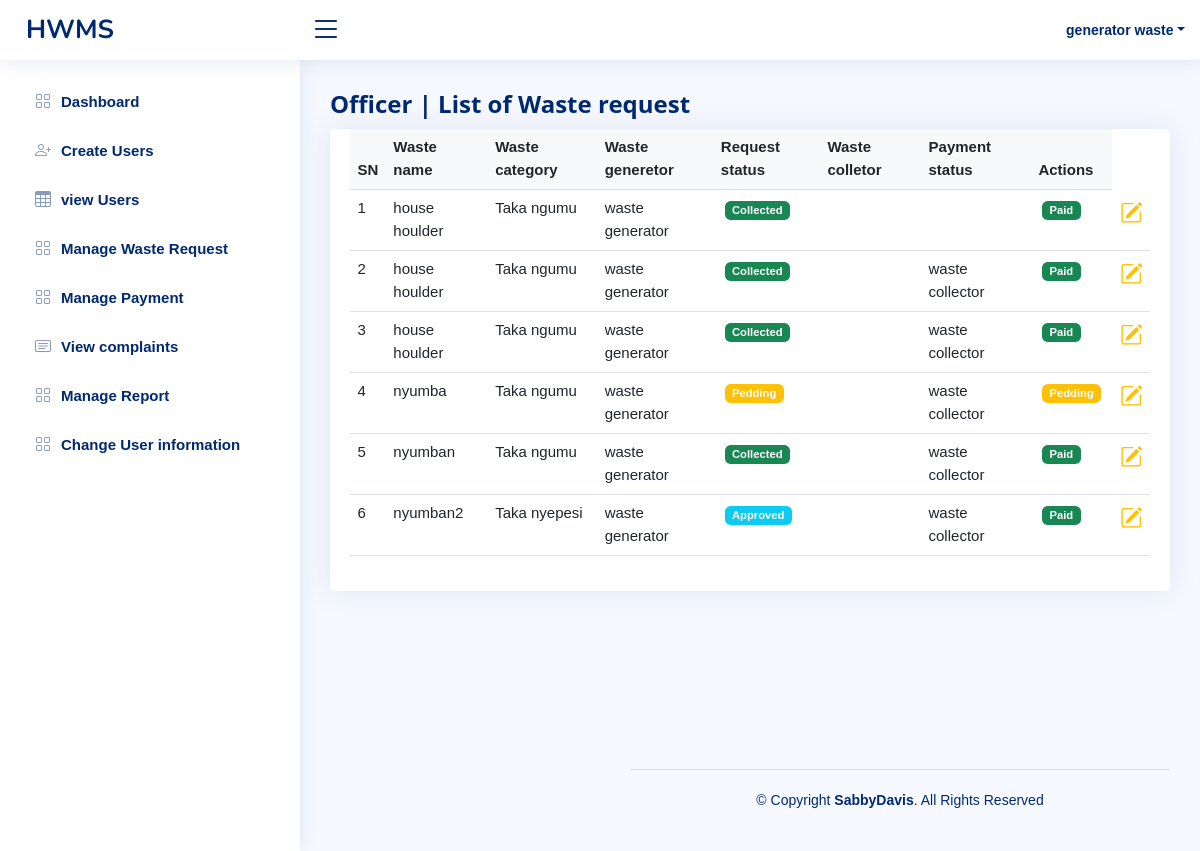
/admin/waste_request.php (signed in), run on the app's committed database.
### tables this page shows
CREATE TABLE IF NOT EXISTS `users` (
  `user_id` int NOT NULL AUTO_INCREMENT,
  `fname` varchar(100) NOT NULL,
  `lname` varchar(100) NOT NULL,
  `email` varchar(100) NOT NULL,
  `password` varchar(255) NOT NULL DEFAULT '$2y$10$9nynCknZcZ/IgqjGDsIog.LIux8bWUsGW6ZMW5t.SkREPcNv5zlXi',
  `address_id` int NOT NULL,
  `contact` varchar(50) NOT NULL,
  `status` int NOT NULL DEFAULT '4',
  `role_id` int NOT NULL DEFAULT '1',
  PRIMARY KEY (`user_id`),
  KEY `role_id` (`role_id`),
  KEY `address_id` (`address_id`),
  KEY `status` (`status`)
);

CREATE TABLE IF NOT EXISTS `waste_request` (
  `id` int NOT NULL AUTO_INCREMENT,
  `waste_name` varchar(100) NOT NULL,
  `waste_category_id` int NOT NULL,
  `waste_generetor_id` int NOT NULL,
  `request_status_id` int NOT NULL DEFAULT '1',
  `payment_status_id` int NOT NULL DEFAULT '1',
  `waste_colletor_id` int DEFAULT '0',
  PRIMARY KEY (`id`),
  KEY `waste_category_id` (`waste_category_id`),
  KEY `waste_generetor_id` (`waste_generetor_id`),
  KEY `payment_status_id` (`payment_status_id`),
  KEY `request_status_id` (`request_status_id`),
  KEY `waste_colletor_id` (`waste_colletor_id`)
);

CREATE TABLE IF NOT EXISTS `waste_category` (
  `id` int NOT NULL AUTO_INCREMENT,
  `name` varchar(100) NOT NULL,
  PRIMARY KEY (`id`)
);

### admin/waste_request.php (the view, shortened to what this page needs)
<?php
require_once('../app/connection.php');
$user_id = $_SESSION['id'];
if (empty($user_id)) {
	header('location:../index.php');
} else {
	$query = "select * from users where user_id =$user_id ";
	$send = mysqli_query($con, $query);
	$rows = mysqli_fetch_assoc($send);
}
?>
<!DOCTYPE html>
<html lang="en">
<head>
	<link href="../assets/vendor/bootstrap/css/bootstrap.min.css" rel="stylesheet">
	<link href="../assets/vendor/bootstrap-icons/bootstrap-icons.css" rel="stylesheet">
	<link href="../assets/vendor/boxicons/css/boxicons.min.css" rel="stylesheet">
	<link href="../assets/vendor/quill/quill.snow.css" rel="stylesheet">
	<link href="../assets/vendor/quill/quill.bubble.css" rel="stylesheet">
	<link href="../assets/vendor/remixicon/remixicon.css" rel="stylesheet">
	<link href="../assets/vendor/simple-datatables/style.css" rel="stylesheet">
	<link href="../assets/css/style.css" rel="stylesheet">
	<link rel="stylesheet" href="../assets/css/w3.css">
</head>
<body>
	<header id="header" class="header fixed-top d-flex align-items-center">
		<div class="d-flex align-items-center justify-content-between">
			<a href="index.html" class="logo d-flex align-items-center">
				<span class="d-none d-lg-block">HWMS</span>
			</a>
			<i class="bi bi-list toggle-sidebar-btn"></i>
		</div>
			<nav class="header-nav ms-auto">
				<ul class="d-flex align-items-center">
					<li class="nav-item dropdown pe-3">
						<a class="nav-link nav-profile d-flex align-items-center pe-0" href="#" data-bs-toggle="dropdown">
							<span class="d-none d-md-block dropdown-toggle ps-2"> <?php echo $rows['lname'] . " " . $rows['fname']; ?></span>
						</a>
					</li>
				</ul>
			</nav>
	</header>
	<aside id="sidebar" class="sidebar">
	<ul class="sidebar-nav" id="sidebar-nav">
<li class="nav-item">
  <a class="nav-link collapsed" href="adminDashboard.php">
	<i class="bi bi-grid"></i>
	<span>Dashboard</span>
  </a>
</li>
<li class="nav-item">
  <a class="nav-link collapsed" href="add_user.php">
	<i class="bi bi-person-plus"></i>
	<span>Create Users</span>
  </a>
</li>
<li class="nav-item">
  <a class="nav-link collapsed" href="users.php">
	<i class="bi bi-table"></i>
	<span>view Users</span>
  </a>
</li>
<li class="nav-item">
  <a class="nav-link collapsed" href="waste_request.php">
	<i class="bi bi-grid"></i>
	<span>Manage Waste Request</span>
  </a>
</li>
<li class="nav-item">
  <a class="nav-link collapsed" href="waste_request.php">
	<i class="bi bi-grid"></i>
	<span>Manage Payment</span>
  </a>
</li>
<li class="nav-item">
  <a class="nav-link collapsed" href="complaints.php">
	<i class="bi bi-card-text"></i>
	<span>View complaints</span>
  </a>
</li>
<li class="nav-item">
  <a class="nav-link collapsed" href="status.php">
	<i class="bi bi-grid"></i>
	<span>Manage Report</span>
  </a>
</li>
<li class="nav-item">
  <a class="nav-link collapsed" href="status_change.php">
	<i class="bi bi-grid"></i>
	<span>Change User information</span>
  </a>
</li>
</ul>
	</aside>
	<main id="main" class="main">
		<div class="pagetitle">
			<h1>Officer | List of Waste request </h1>
		</div>
		<section class="section" style="height:80vh;">
			<div class="col-md-12">
				<div class="panel panel-primary filterable ">
					<section class="section">
						<div class="row">
							<div class="col-lg-12">
								<div class="card">
									<div class="card-body">
										<table class="table datatable table-responsive">
											<?php
											$select = "SELECT * FROM waste_request ";
											$result = mysqli_query($con, $select);
											if (mysqli_num_rows($result) > 0) {
											?>
												<thead>
													<tr class="bg-light text-dark">
														<th class="">SN</th>
														<th class=" col" colspan="">Waste name</th>
														<th class="col">Waste category</th>
														<th class="col">Waste generetor</th>
														<th class="col">Request status</th>
														<th class="col"> Waste colletor</th>
														<th class="col"> Payment status</th>
														<th class="col" colspan="2"> Actions </th>
													</tr>
												</thead>
												<tbody>
													<?php
													$sn = 1;
													while ($waste = mysqli_fetch_assoc($result)) {
														$waste_name = $waste['waste_name'];
														$waste_category_id = $waste['waste_category_id'];
														$waste_generetor_id = $waste['waste_generetor_id'];
														$request_status_id = $waste['request_status_id'];
														$waste_colletor_id = $waste['waste_colletor_id'];
														$select_category = "select * from waste_category where id = $waste_category_id";
														$result_waste_category_id = mysqli_query($con, $select_category);
														$waste_category_names = mysqli_fetch_assoc($result_waste_category_id);
														$waste_category_name = $waste_category_names['name'];
														$select_waste_generator = "select * from users where user_id = $waste_generetor_id";
														$result_waste_waste_generator_id = mysqli_query($con, $select_waste_generator);
														$waste_waste_generator_names = mysqli_fetch_assoc($result_waste_waste_generator_id);
														$waste_waste_generator_fname = $waste_waste_generator_names['fname'];
														$waste_waste_generator_lname = $waste_waste_generator_names['lname'];
														$select_waste_colletor = "select * from users where user_id = $waste_colletor_id";
														$result_waste_waste_colletor_id = mysqli_query($con, $select_waste_colletor);
														$waste_waste_collector_names = mysqli_fetch_assoc($result_waste_waste_colletor_id);
														$waste_waste_collector_fname = $waste_waste_collector_names['fname'];
														$waste_waste_collector_lname = $waste_waste_collector_names['lname'];
													?>
														<tr id="<?php echo $waste['id']; ?>" class="id" style="text-align: ;">
															<td class="col"><?php echo $sn++; ?></td>
															<td class="col" colspan=""><?php echo $waste_name ?> </td>
															<td class="col"><?php echo $waste_category_name;  ?></td>
															<td class="col"><?php echo $waste_waste_generator_fname . " " . $waste_waste_generator_lname; ?></td>
															<td class="col" colspan="2" name="update">
																<?php
																if ($request_status_id == 1) { ?>
																	<span class="badge m-1 bg-warning remove">Pedding</span>
																<?php } elseif ($waste['request_status_id'] == 2) { ?>
																	<span class="badge m-1 bg-info remove">Approved</span>
																<?php  }else{?>
																	<span class="badge m-1 bg-success remove">Collected</span>
																<?php }
																?>
															</td>
															<td class="col"><?php echo $waste_waste_collector_fname . " " . $waste_waste_collector_lname; ?></td>
															<td class="col" colspan="2" name="update">
																<?php
                                            if ($request_status_id == 1) { ?>
                                                <span class="badge m-1 bg-warning remove">Pedding</span>
                                            <?php } else { ?>
                                                <span class="badge m-1 bg-success remove">Paid</span>
                                            <?php }
                                            ?>
															</td>
															<td class="col" colspan="2" href="#" name="update">
																<span class="col"><a href="./assign_collector.php?update_request=<?php echo $waste['id']; ?>" name="update"><i class="fs-4  bi-pencil-square text-warning fw-bold"></i></a>
																</span>
															</td>
														</tr>
												<?php
													}
												} else {
													echo "No Records";
												}
												?>
												</tbody>
										</table>
									</div>
								</div>
							</div>
						</div>
					</section>
				</div>
			</div>
		</section>
		<footer id="footer" class="footer">
			<div class="copyright">
				&copy; Copyright <strong><span>SabbyDavis</span></strong>. All Rights Reserved
			</div>
		</footer>
</body>
</html>

### assets/css/style.css (style rules this page uses)
:root { scroll-behavior: smooth; }
body { font-family: "Open Sans", sans-serif; background: #f6f9ff; color: #444444; }
a { color: #4154f1; text-decoration: none; }
h1, h2, h3, h4, h5, h6 { font-family: "Nunito", sans-serif; }
#main { margin-top: 60px; padding: 20px 30px; transition: all 0.3s; }
.pagetitle { margin-bottom: 10px; }
.pagetitle h1 { font-size: 24px; margin-bottom: 0; font-weight: 600; color: #012970; }
.card { margin-bottom: 30px; border: none; border-radius: 5px; box-shadow: 0px 0 30px rgba(1, 41, 112, 0.1); }
.card-body { padding: 0 20px 20px 20px; }
.logo { line-height: 1; }
@media (min-width: 1200px) { .logo { width: 280px; } }
.logo span { font-size: 26px; font-weight: 700; color: #012970; font-family: "Nunito", sans-serif; }
.header { transition: all 0.5s; z-index: 997; height: 60px; box-shadow: 0px 2px 20px rgba(1, 41, 112, 0.1); background-color: #fff; padding-left: 20px; }
.header .toggle-sidebar-btn { font-size: 32px; padding-left: 10px; cursor: pointer; color: #012970; }
.header-nav ul { list-style: none; }
.header-nav>ul { margin: 0; padding: 0; }
.header-nav .nav-profile { color: #012970; }
.header-nav .nav-profile span { font-size: 14px; font-weight: 600; }
.sidebar { position: fixed; top: 60px; left: 0; bottom: 0; width: 300px; z-index: 996; transition: all 0.3s; padding: 20px; overflow-y: auto; scrollbar-width: thin; scrollbar-color: #aab7cf transparent; box-shadow: 0px 0px 20px rgba(1, 41, 112, 0.1); background-color: #fff; }
@media (min-width: 1200px) { #main, #footer { margin-left: 300px; } }
.sidebar-nav { padding: 0; margin: 0; list-style: none; }
.sidebar-nav li { padding: 0; margin: 0; list-style: none; }
.sidebar-nav .nav-item { margin-bottom: 5px; }
.sidebar-nav .nav-link { display: flex; align-items: center; font-size: 15px; font-weight: 600; color: #4154f1; transition: 0.3; background: #f6f9ff; padding: 10px 15px; border-radius: 4px; }
.sidebar-nav .nav-link i { font-size: 16px; margin-right: 10px; color: #4154f1; }
.sidebar-nav .nav-link.collapsed { color: #012970; background: #fff; }
.sidebar-nav .nav-link.collapsed i { color: #899bbd; }
.footer { padding: 20px 0; font-size: 14px; transition: all 0.3s; border-top: 1px solid #cddfff; }
.footer .copyright { text-align: center; color: #012970; }

### assets/css/w3.css (style rules this page uses)
*,*:before,*:after { box-sizing:inherit }
html { -ms-text-size-adjust:100%;-webkit-text-size-adjust:100% }
body { margin:0 }
article,aside,details,figcaption,figure,footer,header,main,menu,nav,section { display:block }
a { background-color:transparent }
b,strong { font-weight:bolder }
html,body { font-family:Verdana,sans-serif;font-size:15px;line-height:1.5 }
html { overflow-x:hidden }
h1 { font-size:36px }
h1,h2,h3,h4,h5,h6 { font-family:"Segoe UI",Arial,sans-serif;font-weight:400;margin:10px 0 }
a { color:inherit }
.w3-main,#main { transition:margin-left .4s }

### data on the page
users: lname "generator", fname "waste"
waste_request: waste_name "house houlder", waste_category.name "Taka ngumu", waste_generetor.fname "waste", waste_generetor.lname "generator", shows "Collected", shows "Paid"
waste_request: waste_name "house houlder", waste_category.name "Taka ngumu", waste_generetor.fname "waste", waste_generetor.lname "generator", shows "Collected", users.fname "waste", users.lname "collector", shows "Paid"
waste_request: waste_name "house houlder", waste_category.name "Taka ngumu", waste_generetor.fname "waste", waste_generetor.lname "generator", shows "Collected", users.fname "waste", users.lname "collector", shows "Paid"
waste_request: waste_name "nyumba", waste_category.name "Taka ngumu", waste_generetor.fname "waste", waste_generetor.lname "generator", shows "Pedding", users.fname "waste", users.lname "collector"
waste_request: waste_name "nyumban", waste_category.name "Taka ngumu", waste_generetor.fname "waste", waste_generetor.lname "generator", shows "Collected", users.fname "waste", users.lname "collector", shows "Paid"
waste_request: waste_name "nyumban2", waste_category.name "Taka nyepesi", waste_generetor.fname "waste", waste_generetor.lname "generator", shows "Approved", users.fname "waste", users.lname "collector", shows "Paid"
